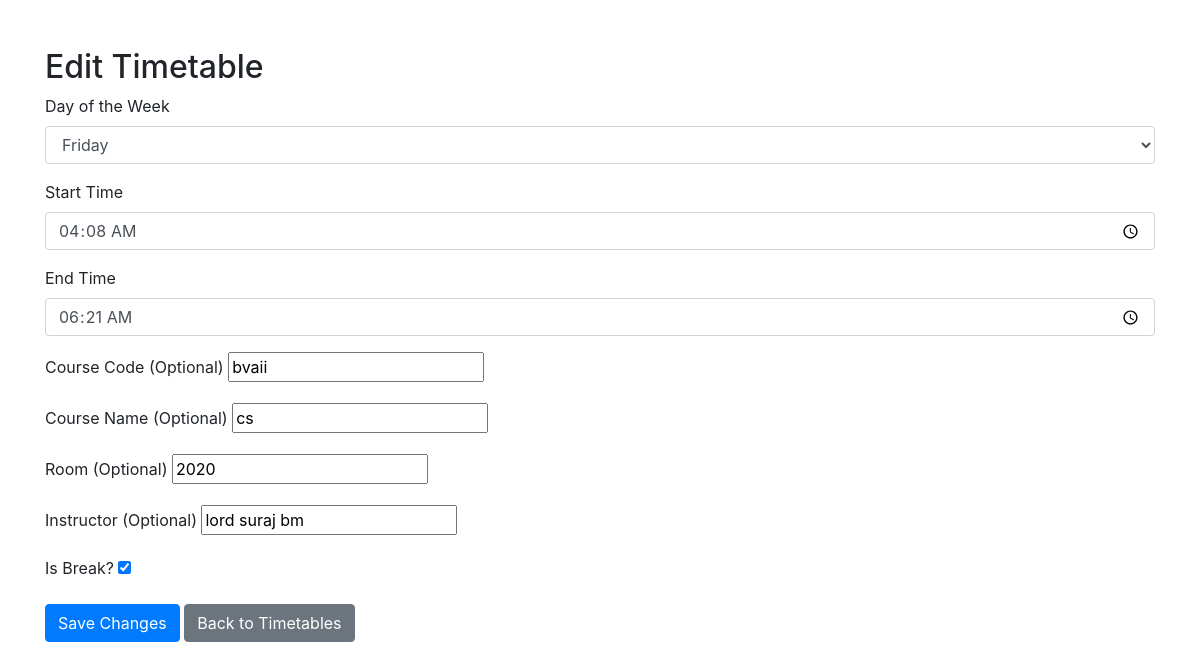
/timetable/edit/1/, run on the app's committed database.
### web_T/models.py (models this page shows, shortened)
class Timetable(models.Model):
    DAY_CHOICES = [
        ('Monday', 'Monday'),
        ('Tuesday', 'Tuesday'),
        ('Wednesday', 'Wednesday'),
        ('Thursday', 'Thursday'),
        ('Friday', 'Friday'),
        ('Saturday', 'Saturday'),
        ('Sunday', 'Sunday'),
    ]
    day = models.CharField(max_length=20, null=True, blank=True, help_text="Day of the week for the session.")
    time_slots = models.JSONField(default=dict, blank=True, null=True)
    time_08_00_09_00 = models.CharField(max_length=100, blank=True, null=True)
    time_09_00_10_00 = models.CharField(max_length=100, blank=True, null=True)
    time_10_00_11_00 = models.CharField(max_length=100, blank=True, null=True)
    time_11_00_12_00 = models.CharField(max_length=100, blank=True, null=True)
    time_12_00_13_00 = models.CharField(max_length=100, blank=True, null=True)
    time_13_00_14_00 = models.CharField(max_length=100, blank=True, null=True)
    time_14_00_15_00 = models.CharField(max_length=100, blank=True, null=True)
    time_15_00_16_00 = models.CharField(max_length=100, blank=True, null=True)
    start_time = models.TimeField(help_text="Start time of the session.")
    end_time = models.TimeField(help_text="End time of the session.")
    day_of_week = models.CharField(
        max_length=9,
        choices=DAY_CHOICES,
        default='Monday',  # Default value
        help_text="Day of the week for the session."
    )
    course_code = models.CharField(
        max_length=20,
        blank=True,
        null=True,
        help_text="Optional course code."
    )
    course_name = models.CharField(
        max_length=100,
        blank=True,
        null=True,
        help_text="Optional course name. If not provided, will be considered 'Free'."
    )
    room = models.CharField(
        max_length=20,
        blank=True,
        null=True,
        help_text="Optional room number or location."
    )
    instructor = models.CharField(
        max_length=100,
        blank=True,
        null=True,
        help_text="Optional instructor name."
    )
    is_break = models.BooleanField(
        default=False,
        help_text="Mark as a break or empty slot."
    )

### web_T/views.py (the view)
# urls.py: path('timetable/edit/<int:pk>/', views.edit_timetable, name='edit_timetable'),
def edit_timetable(request, pk):
    timetable = get_object_or_404(Timetable, pk=pk)
    if request.method == 'POST':
        form = TimetableForm(request.POST, instance=timetable)
        if form.is_valid():
            form.save()
            return redirect('timetable_view')  # Redirect to the timetable list or other desired page
    else:
        form = TimetableForm(instance=timetable)
    return render(request, 'edit_timetable.html', {'form': form})

### web_T/forms.py (shortened to what this page needs)
class TimetableForm(forms.ModelForm):
    class Meta:
        model = Timetable
        fields = ['day_of_week', 'start_time', 'end_time', 'course_code', 'course_name', 'room', 'instructor', 'is_break',
                  'time_08_00_09_00', 'time_09_00_10_00', 'time_10_00_11_00', 'time_11_00_12_00', 'time_12_00_13_00',
                  'time_13_00_14_00', 'time_14_00_15_00', 'time_15_00_16_00']  # include time slots if needed
        widgets = {
            'start_time': forms.TimeInput(format='%H:%M', attrs={'type': 'time', 'class': 'form-control'}),
            'end_time': forms.TimeInput(format='%H:%M', attrs={'type': 'time', 'class': 'form-control'}),
        }

### template/edit_timetable.html (shortened to what this page needs)
<!DOCTYPE html>
<html lang="en">
<head>
    <link rel="stylesheet" href="https://stackpath.bootstrapcdn.com/bootstrap/4.3.1/css/bootstrap.min.css">
</head>
<body>
    <div class="container mt-5">
        <h2>Edit Timetable</h2>
        <form method="post">
            <div class="form-group">
                <label for="day_of_week">Day of the Week</label>
                <select name="day_of_week" id="day_of_week" class="form-control" required>
                    <option value="Friday" {% if form.day_of_week.value == "Friday" %}selected{% endif %}>Friday</option>
                </select>
            </div>
            <div class="form-group">
                <label for="start_time">Start Time</label>
                {{ form.start_time }}
            </div>
            <div class="form-group">
                <label for="end_time">End Time</label>
                {{ form.end_time }}
            </div>
            <div class="form-group">
                <label for="course_code">Course Code (Optional)</label>
                {{ form.course_code }}
            </div>
            <div class="form-group">
                <label for="course_name">Course Name (Optional)</label>
                {{ form.course_name }}
            </div>
            <div class="form-group">
                <label for="room">Room (Optional)</label>
                {{ form.room }}
            </div>
            <div class="form-group">
                <label for="instructor">Instructor (Optional)</label>
                {{ form.instructor }}
            </div>
            <div class="form-group">
                <label for="is_break">Is Break?</label>
                {{ form.is_break }}
            </div>
            <button type="submit" class="btn btn-primary">Save Changes</button>
            <a href="{% url 'timetable_view' %}" class="btn btn-secondary">Back to Timetables</a>
        </form>
    </div>
</body>
</html>

### data on the page
Timetable: day_of_week "Friday", start_time "04:08", end_time "06:21", course_code "bvaii", course_name "cs", room "2020", instructor "lord suraj bm", is_break "☑"
